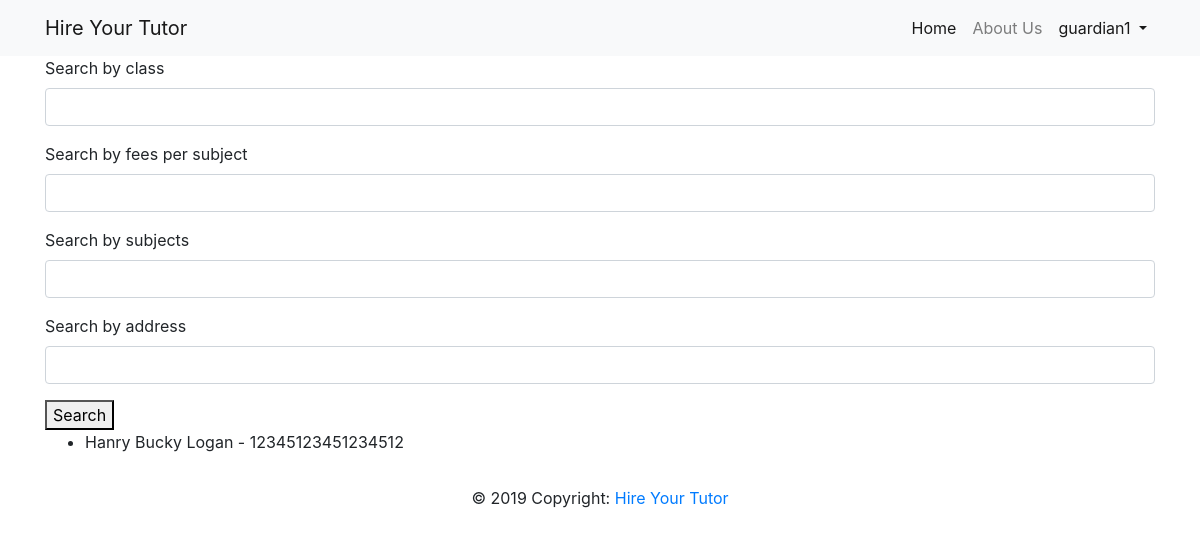
The page /guardian/guardianhomepage/ (signed in) on the database its author committed.
### hireapp/models.py (models this page shows, shortened)
class User(AbstractUser):
    is_tutor = models.BooleanField(default=False)
    is_guardian = models.BooleanField(default=False)

class TutorProfiles(models.Model):
    GENDER_CHOICES = (
        ('Male', 'Male'),
        ('Female', 'Female'),
    )
    user = models.ForeignKey(User, on_delete=models.CASCADE, default=None)
    Your_Full_Name = models.CharField(max_length=50)
    gender = models.CharField(max_length=6, choices=GENDER_CHOICES)
    age = models.CharField(max_length=3)
    Date_of_Birth = models.DateField()
    image = models.ImageField(upload_to='', blank=True, null=True)
    address = models.CharField(max_length=150)
    nid_No = models.CharField(max_length=18)
    tution_you_give_to_class = models.CharField(max_length=2)
    subjects_you_teach = models.CharField(max_length=100)
    phone_number = models.CharField("Contact Number", max_length=14)
    need_tution_from = models.DateField()
    fees_per_subject = models.CharField(max_length=5)
    week = models.CharField("How many days you are available?", max_length=1)
    tution_hour = models.CharField(max_length=3)
    description = models.TextField(max_length=250)

### hireapp/views/guardian.py (the view)
# urls.py: path('guardianhomepage/', guardian.GuardianHomepage,
@login_required()
@guardian_required()
def GuardianHomepage(request):
    filter = TutorFilter(request.GET, queryset=TutorProfiles.objects.all())
    return render(request, 'hireapp/guardian/search_tutor.html', {'filter': filter})

### hireapp/templates/hireapp/guardian/search_tutor.html (shortened to what this page needs)
{% extends 'base.html' %}
{% load crispy_forms_tags %}
{% load static %}
{% block content %}
  <form method="get">
    {{ filter.form|crispy }}
    <button type="submit">Search</button>
  </form>
  <ul>
  {% for tutors in filter.qs %}
    <li>{{ tutors.Your_Full_Name }} - {{ tutors.nid_No }}</li>
  {% endfor %}
  </ul>
{% endblock content %}

### templates/base.html (shortened to what this page needs)
<!DOCTYPE html>
{% load static %}
<html lang="en">
<head>
    <link rel="stylesheet" href="{% static 'css/bootstrap.min.css' %}">
    <link rel="stylesheet" href="{% static 'css/mm.css' %}">
    <link rel="stylesheet" href="https://maxcdn.bootstrapcdn.com/bootstrap/4.0.0/css/bootstrap.min.css"
>
    <link href="https://unpkg.com/ionicons@4.5.5/dist/css/ionicons.min.css" rel="stylesheet">
    <link rel="stylesheet" href="https://use.fontawesome.com/releases/v5.6.3/css/all.css"
>
</head>
<body>
<nav class="navbar navbar-expand-lg navbar-light bg-light">
    <div class="container">
        <a class="navbar-brand" href="{% url 'home' %}"> Hire Your Tutor</a>
        <div class="collapse navbar-collapse" id="navbar1">
            <ul class="navbar-nav ml-auto">
                <li class="nav-item active">
                    <a class="nav-link" href="{% url 'home' %}">Home </a>
                </li>
                <li class="nav-item">
                    <a class="nav-link" href=""> About Us </a>
                </li>
                {% if user.is_authenticated %}
                <li class="nav-item dropdown active">
                    <a class="nav-link  dropdown-toggle" href="#" data-toggle="dropdown"> {{ user.username }} </a>
                </li>
                {% else %}
                <li class="nav-item">
                    <a class="btn ml-2 btn-warning" href="{% url 'login' %}">Login</a>
                </li>
                {% endif %}
            </ul>
        </div>
    </div>
</nav>
<div class="container">
    {% block content %}
    {% endblock content %}
</div>
<footer class="page-footer font-small blue">
    <div class="footer-copyright text-center py-3">© 2019 Copyright:
        <a href="#">Hire Your Tutor</a>
    </div>
</footer>
</body>
</html>

### static/css/mm.css (style rules this page uses)
body { font-family: 'Bungee', cursive; }

### rows shown on the page
User: username "guardian1"
TutorProfiles: Your_Full_Name "Hanry Bucky Logan", nid_No "12345123451234512"
